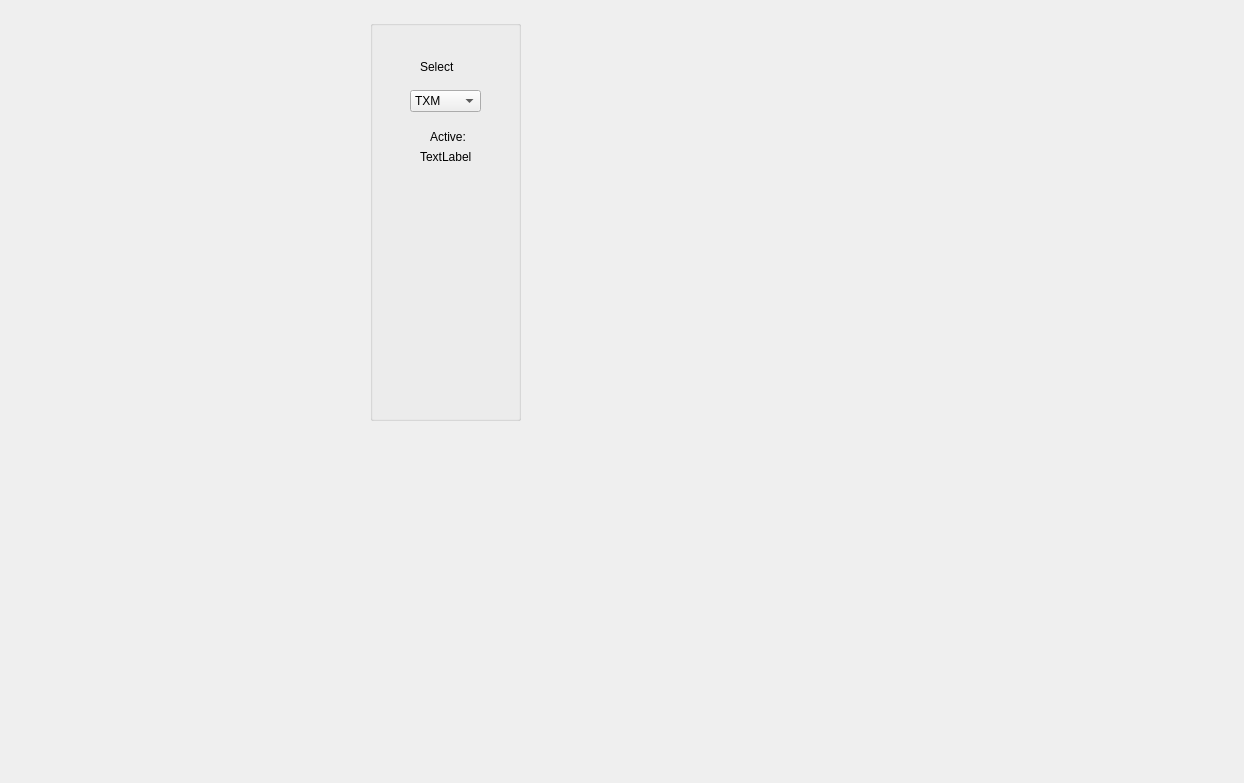
<?xml version="1.0" encoding="UTF-8"?>
<ui version="4.0">
 <class>setenergy</class>
 <widget class="QDialog" name="setenergy">
  <property name="geometry">
   <rect>
    <x>0</x>
    <y>0</y>
    <width>1244</width>
    <height>783</height>
   </rect>
  </property>
  <property name="windowTitle">
   <string>Dialog</string>
  </property>
  <widget class="QLabel" name="label_7">
   <property name="geometry">
    <rect>
     <x>420</x>
     <y>60</y>
     <width>59</width>
     <height>14</height>
    </rect>
   </property>
   <property name="text">
    <string>Select</string>
   </property>
  </widget>
  <widget class="QLabel" name="label_8">
   <property name="geometry">
    <rect>
     <x>430</x>
     <y>130</y>
     <width>59</width>
     <height>14</height>
    </rect>
   </property>
   <property name="text">
    <string>Active:</string>
   </property>
  </widget>
  <widget class="QCALabel" name="label_9">
   <property name="geometry">
    <rect>
     <x>420</x>
     <y>150</y>
     <width>59</width>
     <height>14</height>
    </rect>
   </property>
   <property name="text">
    <string>TextLabel</string>
   </property>
   <property name="pv" stdset="0">
    <string>u411pgm1:Branch</string>
   </property>
  </widget>
  <widget class="QGroupBox" name="groupBox_7">
   <property name="geometry">
    <rect>
     <x>370</x>
     <y>20</y>
     <width>151</width>
     <height>401</height>
    </rect>
   </property>
   <property name="title">
    <string/>
   </property>
   <widget class="QCAComboBox" name="ComboBox_4">
    <property name="geometry">
     <rect>
      <x>40</x>
      <y>70</y>
      <width>71</width>
      <height>22</height>
     </rect>
    </property>
    <property name="pv" stdset="0">
     <string>u411pgm1:SetBranch</string>
    </property>
    <item>
     <property name="text">
      <string>TXM</string>
     </property>
    </item>
    <item>
     <property name="text">
      <string>PEAXIS</string>
     </property>
    </item>
   </widget>
  </widget>
  <widget class="QCAAxis" name="energyAxis_2" native="true">
   <property name="geometry">
    <rect>
     <x>20</x>
     <y>150</y>
     <width>310</width>
     <height>27</height>
    </rect>
   </property>
   <property name="minimumSize">
    <size>
     <width>100</width>
     <height>10</height>
    </size>
   </property>
   <property name="description" stdset="0">
    <string>Energy PEAXIS</string>
   </property>
   <property name="pvReadback" stdset="0">
    <string>u411pgm1:SetEnergyC</string>
   </property>
   <property name="units" stdset="0">
    <string>eV</string>
   </property>
   <property name="pv" stdset="0">
    <string>u411pgm1:SetEnergyC</string>
   </property>
  </widget>
  <widget class="QCAAxis" name="energyAxis_3" native="true">
   <property name="geometry">
    <rect>
     <x>20</x>
     <y>270</y>
     <width>310</width>
     <height>27</height>
    </rect>
   </property>
   <property name="minimumSize">
    <size>
     <width>100</width>
     <height>10</height>
    </size>
   </property>
   <property name="description" stdset="0">
    <string>SlitWidth</string>
   </property>
   <property name="pvReadback" stdset="0">
    <string>u411pgm1:SetSlitWidth</string>
   </property>
   <property name="units" stdset="0">
    <string>um</string>
   </property>
   <property name="pv" stdset="0">
    <string>u411pgm1:SetSlitWidth</string>
   </property>
  </widget>
  <widget class="QCAAxis" name="energyAxis_4" native="true">
   <property name="geometry">
    <rect>
     <x>560</x>
     <y>60</y>
     <width>310</width>
     <height>27</height>
    </rect>
   </property>
   <property name="minimumSize">
    <size>
     <width>100</width>
     <height>10</height>
    </size>
   </property>
   <property name="description" stdset="0">
    <string>Mono</string>
   </property>
   <property name="pvReadback" stdset="0">
    <string>u411pgm1:monoGetEnergy</string>
   </property>
   <property name="units" stdset="0">
    <string>eV</string>
   </property>
   <property name="pv" stdset="0">
    <string>u411pgm1:monoGetEnergy</string>
   </property>
  </widget>
  <widget class="QCAAxis" name="energyAxis_5" native="true">
   <property name="geometry">
    <rect>
     <x>560</x>
     <y>270</y>
     <width>310</width>
     <height>27</height>
    </rect>
   </property>
   <property name="minimumSize">
    <size>
     <width>100</width>
     <height>10</height>
    </size>
   </property>
   <property name="description" stdset="0">
    <string>Slitwidth TXM</string>
   </property>
   <property name="pvReadback" stdset="0">
    <string>u411pgm1:ES_0_SetSW</string>
   </property>
   <property name="units" stdset="0">
    <string>um</string>
   </property>
   <property name="pv" stdset="0">
    <string>u411pgm1:ES_0_SetSW</string>
   </property>
  </widget>
  <widget class="QCAAxis" name="energyAxis_6" native="true">
   <property name="geometry">
    <rect>
     <x>560</x>
     <y>350</y>
     <width>310</width>
     <height>27</height>
    </rect>
   </property>
   <property name="minimumSize">
    <size>
     <width>100</width>
     <height>10</height>
    </size>
   </property>
   <property name="description" stdset="0">
    <string>Slitwidth PEAXIS</string>
   </property>
   <property name="pvReadback" stdset="0">
    <string>u411pgm1:ES_1_SetSW</string>
   </property>
   <property name="units" stdset="0">
    <string>um</string>
   </property>
   <property name="pv" stdset="0">
    <string>u411pgm1:ES_1_SetSW</string>
   </property>
  </widget>
  <widget class="QCAAxis" name="energyAxis" native="true">
   <property name="geometry">
    <rect>
     <x>20</x>
     <y>60</y>
     <width>310</width>
     <height>27</height>
    </rect>
   </property>
   <property name="minimumSize">
    <size>
     <width>100</width>
     <height>10</height>
    </size>
   </property>
   <property name="description" stdset="0">
    <string>Energy TXM</string>
   </property>
   <property name="pvReadback" stdset="0">
    <string>u411pgm1:SetEnergyA</string>
   </property>
   <property name="units" stdset="0">
    <string>eV</string>
   </property>
   <property name="pv" stdset="0">
    <string>u411pgm1:SetEnergyA</string>
   </property>
  </widget>
 </widget>
 <customwidgets>
  <customwidget>
   <class>QCALabel</class>
   <extends>QLabel</extends>
   <header>qcalabel.h</header>
  </customwidget>
  <customwidget>
   <class>QCAAxis</class>
   <extends>QWidget</extends>
   <header>qcaaxis.h</header>
  </customwidget>
  <customwidget>
   <class>QCAComboBox</class>
   <extends>QComboBox</extends>
   <header>qcacombobox.h</header>
  </customwidget>
 </customwidgets>
 <resources/>
 <connections/>
</ui>
